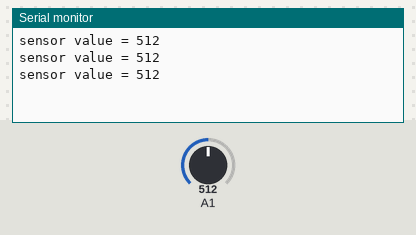
This sketch was run on a simulated Arduino Uno, built with avr-gcc and run on an emulated ATmega328P. Parts: the last lines printed to the serial monitor. The inputs (shaded band) are chosen by the test bench; at power-on: A1 = 512.

Above: at 1.3 s.
1.4 s: A1 set to 716
At 1.9 s:
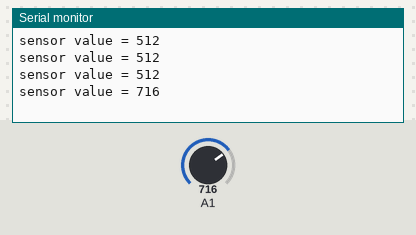
2.9 s: A1 set to 900
At 3.4 s:
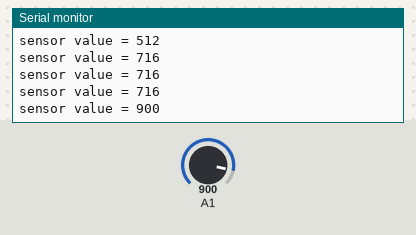
Timing chart, 0 to 5.9 s (numbered marks = the images above; inputs shaded):
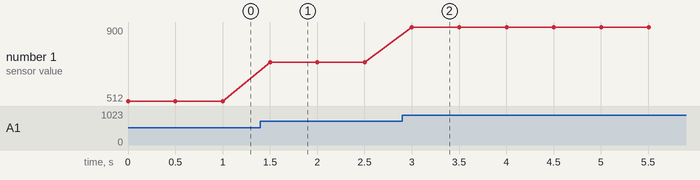

Measured:
- after the input at 1.4 s, the serial monitor: prints a new line after 0.10 s (image 1)
- after the input at 2.9 s, the serial monitor: prints a new line after 0.10 s (image 2)
- plotted number 1: 512 → 716 after the input at 1.4 s, 716 → 900 after the input at 2.9 s

The sketch:

Serial.ino
```cpp
//* Linh kiện điện tử: quang trở kết nối với chân A1.
void setup()
{
  Serial.begin(9600); //khởi động giao thức Serial truyền nhận dữ liệu với máy tính
}

void loop()
{
  int sensorValue = analogRead(A1); //đọc giá trị cảm biến từ chân A1
  Serial.print("sensor value = ");
  Serial.println(sensorValue); //gửi giá trị đọc từ cảm biến về máy tính, sử dụng Serial Monitor để đọc giá trị
  delay(500);
}
//* Kết quả: đọc được quang trở tín hiệu Arduino trong mỗi 500 miligiây.
```
